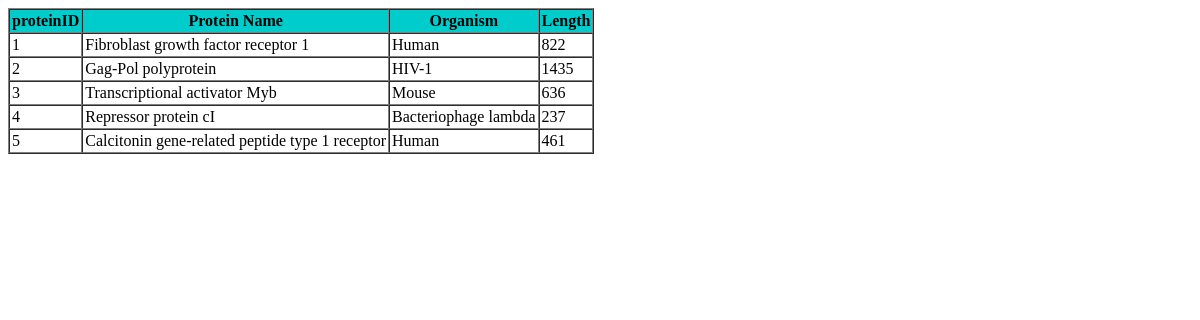
The page /html/examples/pro_show.php on the database as committed earlier.
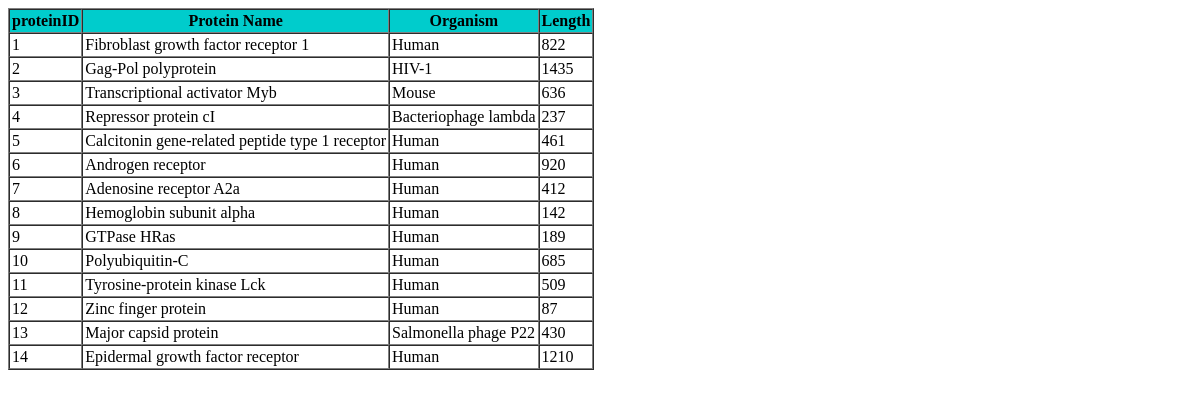
The same page on the database as committed later.
### tables this page shows
create table Protein(proteinID int not null auto_increment,  
	            	name char(50) not null,
		    		organism char(30) not null,
		    		len int not null,
					fav int not null,
		    		primary key(proteinID));

### html/examples/pro_show.php (the view, shortened to what this page needs)
<!DOCTYPE html>
<html lang="ja">
<head>
</head>
<body>
<?php
require('login.php');
try{
	$sql = "select * from Protein";
	$stmh=$pdo->prepare($sql);
	$stmh->execute();
} catch(PDOException $Exception){
	die("DB検索エラー:".$Exception->getMessage());
}
?>
<table border='1' cellpadding='2' cellspacing='0'>
<thead>
<tr bgcolor="#00CCCC"><th>proteinID</th><th>Protein Name</th><th>Organism</th><th>Length</th></tr>
</thead>
<tbody>
<?php
$result=$stmh->fetchAll(PDO::FETCH_ASSOC);
foreach($result as $row){
	print "<tr><td>";
	print htmlspecialchars($row["proteinID"],ENT_QUOTES);
	print "</td><td>";
	print htmlspecialchars($row["name"],ENT_QUOTES);
	print "</td><td>";
	print htmlspecialchars($row["organism"],ENT_QUOTES);
	print "</td><td>";
	print htmlspecialchars($row["len"],ENT_QUOTES);
	print "</td><tr>\n";
}
?>
</body>
</html>

Rows that differ between the two databases and show on the page:
added protein: proteinID "6", name "Androgen receptor", organism "Human", len "920"
added protein: proteinID "7", name "Adenosine receptor A2a", organism "Human", len "412"
added protein: proteinID "8", name "Hemoglobin subunit alpha", organism "Human", len "142"
added protein: proteinID "9", name "GTPase HRas", organism "Human", len "189"
added protein: proteinID "10", name "Polyubiquitin-C", organism "Human", len "685"
added protein: proteinID "11", name "Tyrosine-protein kinase Lck", organism "Human", len "509"
added protein: proteinID "12", name "Zinc finger protein", organism "Human", len "87"
added protein: proteinID "13", name "Major capsid protein", organism "Salmonella phage P22", len "430"
added protein: proteinID "14", name "Epidermal growth factor receptor", organism "Human", len "1210"
